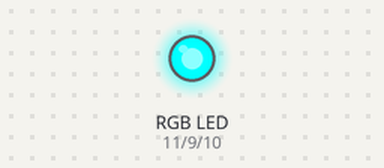
Recording of a sketch running on a simulated Arduino Uno, built with avr-gcc and run on an emulated ATmega328P. On the bench: an RGB LED mixed from three pins (HIGH = lit).

Above: at 0.2 s.
At 0.7 s:
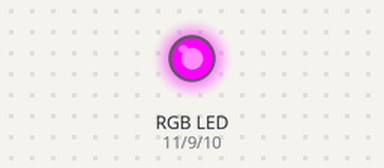
At 2.7 s:
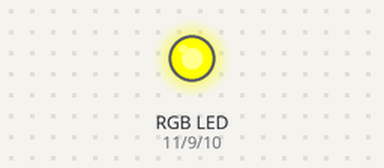
Timing chart, 0 to 3.5 s (numbered marks = the images above):
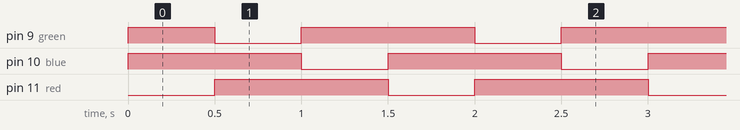

The sketch:

Configuracion.ino
```cpp
//CONEXIONES
/*
RGB = RED GREEN BLUE
V -> 5v
R -> 11
B -> 10
G -> 9

int red =  11;
int green = 9;
int blue = 10;

*/

int red =  11;
int green = 9;
int blue = 10;

void setup() {
  pinMode(red, OUTPUT);
  pinMode(green, OUTPUT);
  pinMode(blue, OUTPUT);

}

void loop() {
  analogWrite(red, 0);
  analogWrite(green, 255);
  analogWrite(blue, 255);
  delay(500);

  analogWrite(red, 255);
  analogWrite(green, 0);
  analogWrite(blue, 255);
  delay(500);

  analogWrite(red, 255);
  analogWrite(green, 255);
  analogWrite(blue, 0);
  delay(500);


}
```

Measured:
- by itself, pin 9 (green): repeats every 1.5 s: LOW 0.50 s, HIGH 1.0 s
- by itself, pin 10 (blue), pin 11 (red): alternates HIGH for 1.0 s and LOW for 0.50 s
- by itself, everything shown: repeats every 1.5 s, in 3 steps
